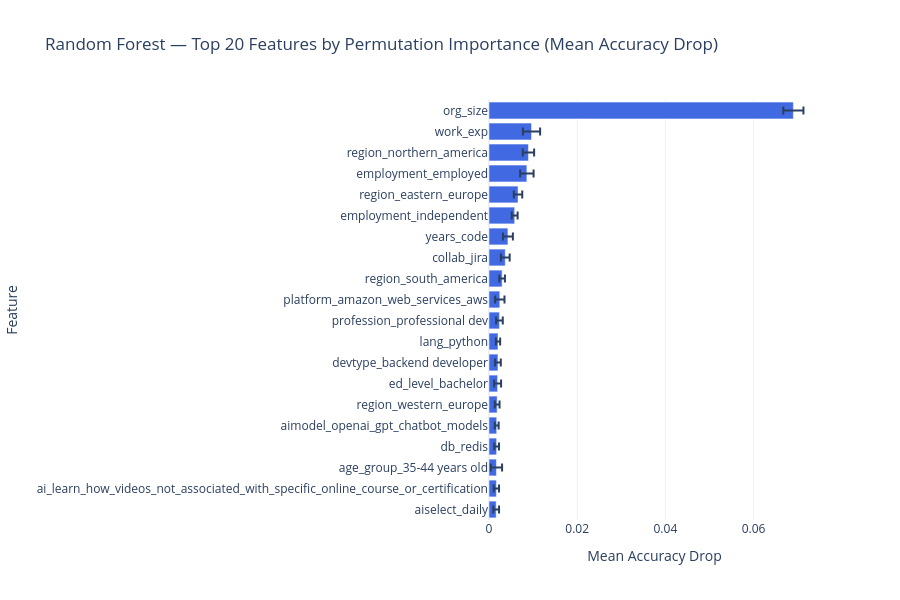

Source (notebook cell):
### Markdown cell above
## **Top 20 Features by Permutation Importance**

### Code cell
top20 = perm_df.head(20).sort_values('Mean_Drop')

fig = go.Figure()
fig.add_trace(go.Bar(
    x=top20['Mean_Drop'],
    y=top20['Feature'],
    orientation='h',
    error_x=dict(type='data', array=top20['Std_Drop'].tolist(), visible=True),
    marker_color='royalblue'
))
fig.update_layout(
    title='Random Forest — Top 20 Features by Permutation Importance (Mean Accuracy Drop)',
    xaxis_title='Mean Accuracy Drop',
    yaxis_title='Feature',
    template='plotly_white',
    height=600
)
fig.show()

print(f"{'Rank':<6} {'Feature':<45} {'Mean Drop':>10} {'Std':>8}")
print("-" * 75)
for i, row in perm_df.head(20).iterrows():
    print(f"{i+1:<6} {row['Feature']:<45} {row['Mean_Drop']:>10.4f} {row['Std_Drop']:>8.4f}")

### Figure 1 — Plotly figure (JSON) as saved in the notebook; plotly's stock layout.template omitted (floating-point values rounded to 4 significant figures)
{"data": [{"error_x": {"array": [0.0006508, 0.0005983, 0.001279, 0.000532, 0.0004402, 0.0005393, 0.0007883, 0.0006444, 0.0004863, 0.0007538, 0.001065, 0.0006332, 0.000998, 0.001126, 0.0006666, 0.0009543, 0.001524, 0.001289, 0.00195, 0.002288], "type": "data", "visible": true}, "marker": {"color": "royalblue"}, "orientation": "h", "type": "bar", "x": [0.001626, 0.001677, 0.001687, 0.001728, 0.001748, 0.00185, 0.001951, 0.002033, 0.002043, 0.002368, 0.002449, 0.002978, 0.003689, 0.004289, 0.005824, 0.006586, 0.008588, 0.008944, 0.009645, 0.06902], "y": ["aiselect_daily", "ai_learn_how_videos_not_associated_with_specific_online_course_or_certification", "age_group_35-44 years old", "db_redis", "aimodel_openai_gpt_chatbot_models", "region_western_europe", "ed_level_bachelor", "devtype_backend developer", "lang_python", "profession_professional dev", "platform_amazon_web_services_aws", "region_south_america", "collab_jira", "years_code", "employment_independent", "region_eastern_europe", "employment_employed", "region_northern_america", "work_exp", "org_size"]}], "layout": {"height": 600, "title": {"text": "Random Forest — Top 20 Features by Permutation Importance (Mean Accuracy Drop)"}, "xaxis": {"title": {"text": "Mean Accuracy Drop"}}, "yaxis": {"title": {"text": "Feature"}}}}
